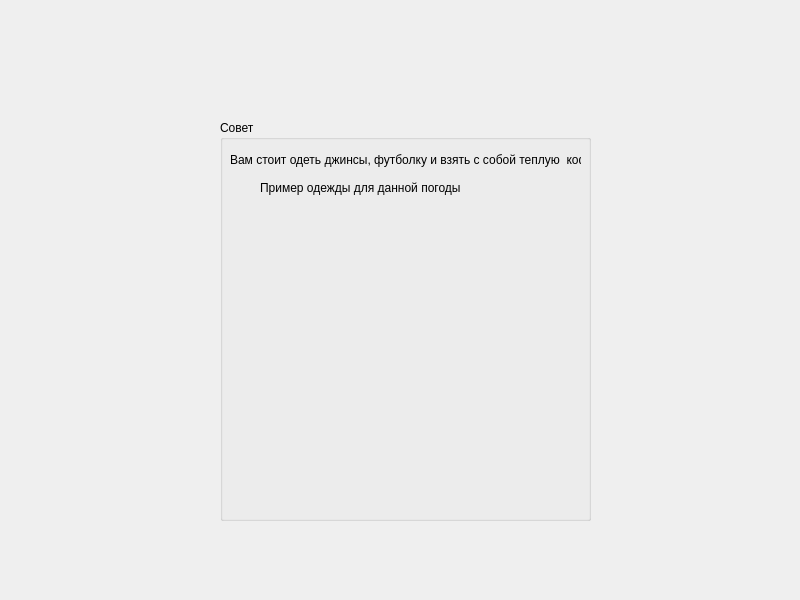
<?xml version="1.0" encoding="UTF-8"?>
<ui version="4.0">
 <class>weather10</class>
 <widget class="QDialog" name="weather10">
  <property name="geometry">
   <rect>
    <x>0</x>
    <y>0</y>
    <width>800</width>
    <height>600</height>
   </rect>
  </property>
  <property name="windowTitle">
   <string>Dialog</string>
  </property>
  <widget class="QLabel" name="label">
   <property name="geometry">
    <rect>
     <x>0</x>
     <y>0</y>
     <width>800</width>
     <height>600</height>
    </rect>
   </property>
   <property name="text">
    <string/>
   </property>
   <property name="pixmap">
    <pixmap>../1645833842_6-vsegda-pomnim-com-p-letnie-oblaka-foto-8.jpg</pixmap>
   </property>
  </widget>
  <widget class="QGroupBox" name="groupBox">
   <property name="geometry">
    <rect>
     <x>220</x>
     <y>120</y>
     <width>371</width>
     <height>401</height>
    </rect>
   </property>
   <property name="title">
    <string>Совет</string>
   </property>
   <widget class="QLabel" name="label_4">
    <property name="geometry">
     <rect>
      <x>10</x>
      <y>20</y>
      <width>351</width>
      <height>40</height>
     </rect>
    </property>
    <property name="text">
     <string>Вам стоит одеть джинсы, футболку и взять с собой теплую  кофту</string>
    </property>
   </widget>
   <widget class="QLabel" name="label_5">
    <property name="geometry">
     <rect>
      <x>20</x>
      <y>80</y>
      <width>211</width>
      <height>291</height>
     </rect>
    </property>
    <property name="text">
     <string/>
    </property>
    <property name="pixmap">
     <pixmap>../8a17c0cd49f47306e71698b2ed5f51da.jpg</pixmap>
    </property>
   </widget>
   <widget class="QLabel" name="label_6">
    <property name="geometry">
     <rect>
      <x>40</x>
      <y>60</y>
      <width>201</width>
      <height>16</height>
     </rect>
    </property>
    <property name="text">
     <string>Пример одежды для данной погоды:</string>
    </property>
   </widget>
   <widget class="QLabel" name="label_3">
    <property name="geometry">
     <rect>
      <x>0</x>
      <y>20</y>
      <width>371</width>
      <height>381</height>
     </rect>
    </property>
    <property name="text">
     <string/>
    </property>
    <property name="pixmap">
     <pixmap>../white.jpg</pixmap>
    </property>
   </widget>
   <zorder>label_3</zorder>
   <zorder>label_4</zorder>
   <zorder>label_6</zorder>
   <zorder>label_5</zorder>
  </widget>
 </widget>
 <resources/>
 <connections/>
</ui>
